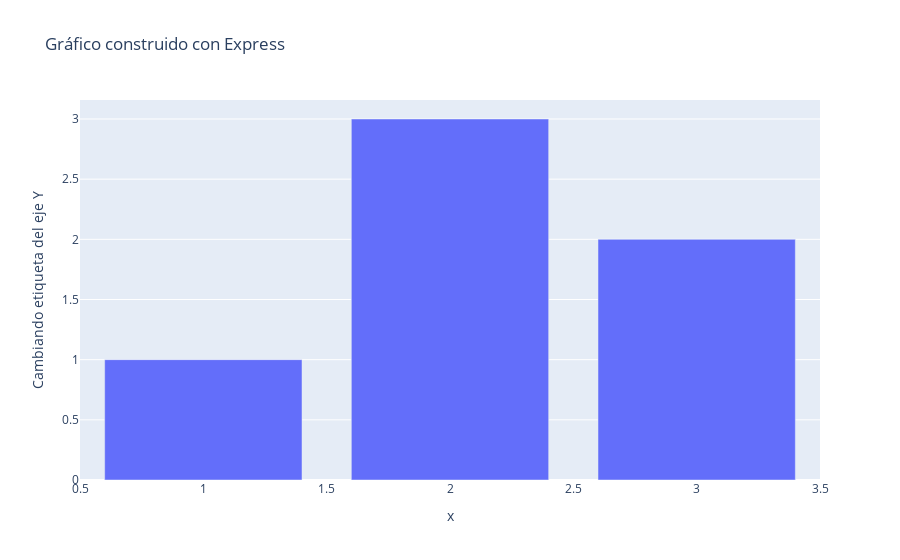

Write notebook code for a chart like this one.
### Markdown cell above
Por su parte, Plotly Express permite crear gráficos rápidamente indicando solo algunos datos y dando valores por defecto al resto de características.

Se recomienda utilizar Plotly Express para generar las imágenes y, después, modificar los objetos individuales que generan el gráfico.

### Code cell
# Crear objeto con Express
fig = px.bar(
    x = [1, 2, 3],
    y =  [1, 3, 2],
    title = "Gráfico construido con Express")

# Cambiar etiqueta del eje Y
fig.update_layout(yaxis_title = 'Cambiando etiqueta del eje Y')

### Figure 1 — Plotly figure (JSON) as saved in the notebook; plotly's stock layout.template omitted (floating-point values rounded to 4 significant figures)
{"data": [{"alignmentgroup": "True", "hovertemplate": "x=%{x}<br>y=%{y}<extra></extra>", "legendgroup": "", "marker": {"color": "#636efa", "pattern": {"shape": ""}}, "name": "", "offsetgroup": "", "orientation": "v", "showlegend": false, "textposition": "auto", "type": "bar", "x": [1, 2, 3], "xaxis": "x", "y": [1, 3, 2], "yaxis": "y"}], "layout": {"barmode": "relative", "legend": {"tracegroupgap": 0}, "title": {"text": "Gráfico construido con Express"}, "xaxis": {"anchor": "y", "domain": [0, 1], "title": {"text": "x"}}, "yaxis": {"anchor": "x", "domain": [0, 1], "title": {"text": "Cambiando etiqueta del eje Y"}}}}
